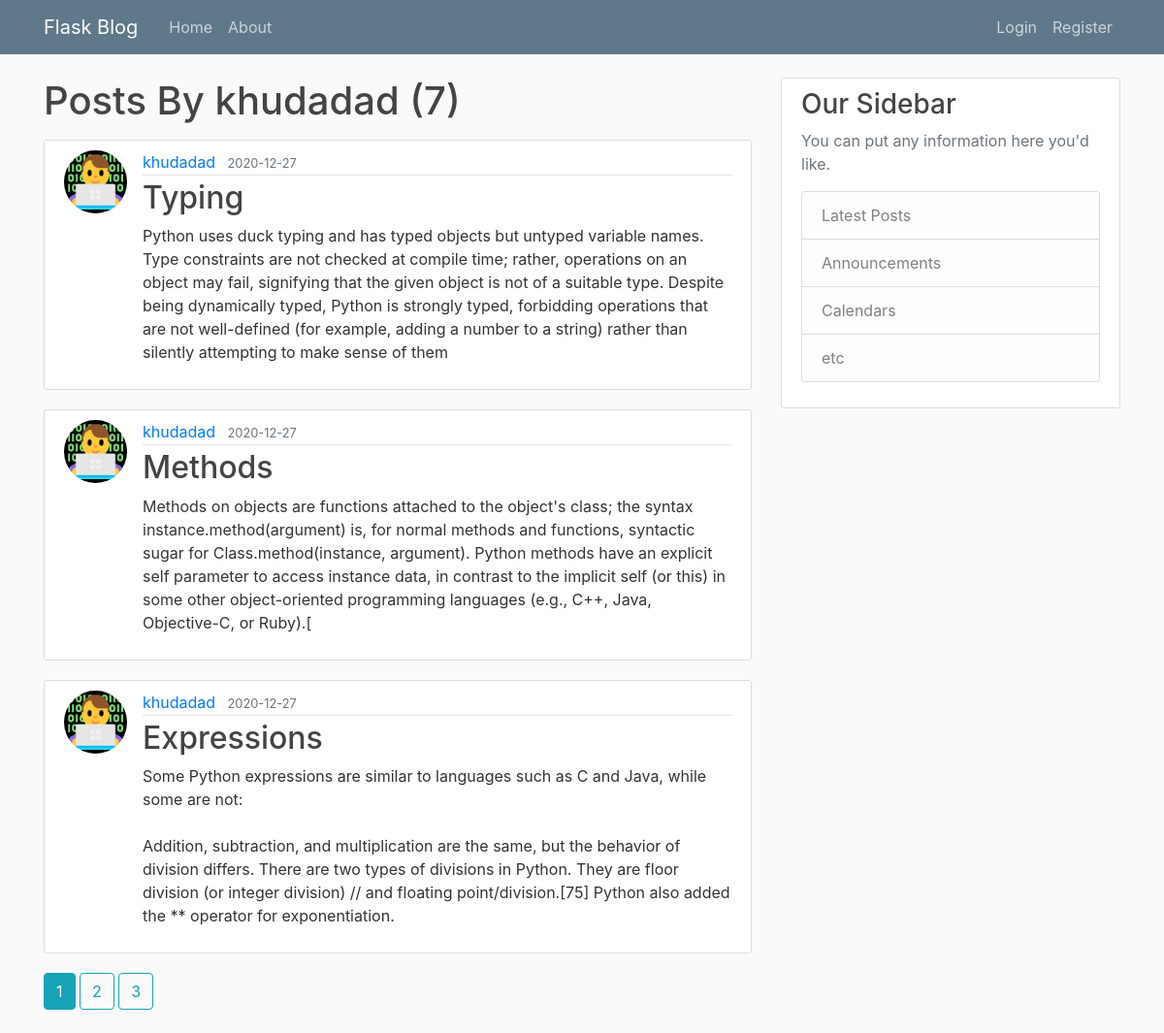
The page /user/khudadad on the database its author committed.
### flaskblog/models.py (models this page shows, shortened)
class User(db.Model, UserMixin):
    id = db.Column(db.Integer, primary_key=True)
    username = db.Column(db.String(20), unique = True, nullable=False)
    email = db.Column(db.String(120), unique = True, nullable=False)
    image_file = db.Column(db.String(60), nullable=False, default="default.jpg")
    password = db.Column(db.String(60), nullable=False)
    posts = db.relationship('Post', backref='author', lazy=True)

class Post(db.Model):
    id = db.Column(db.Integer, primary_key=True)
    title = db.Column(db.String(100), nullable=False)
    date_posted = db.Column(db.DateTime, nullable=False, default=datetime.utcnow)
    content = db.Column(db.Text, nullable=False )
    user_id = db.Column(db.Integer, db.ForeignKey('user.id'), nullable=False)

### flaskblog/users/routes.py (the view)
@users.route("/user/<username>")
def user_posts(username):
    page = request.args.get('page',1,type=int)
    user = User.query.filter_by(username=username).first_or_404()
    posts = Post.query.filter_by(author=user).order_by(Post.date_posted.desc()).paginate(page=page, per_page=3)
    return render_template('user_posts.html', posts = posts,title = username, user=user)

### flaskblog/templates/user_posts.html
{% extends 'layout.html' %}
  {% block content %}
    <h1 class="mb-3">Posts By {{ user.username }} ({{ posts.total }})</h1>
    {% for post in posts.items %}
      <article class="media content-section">
        <img class="rounded-circle article-img" src="{{ url_for('static', filename='profile_pic/' + post.author.image_file) }}">
        <div class="media-body">
          <div class="article-metadata">
            <a class="mr-2" href="{{ url_for('users.user_posts',username=post.author.username) }}">{{ post.author.username }}</a>
            <small class="text-muted">{{ post.date_posted.strftime('%Y-%m-%d') }}</small>
          </div>
          <h2><a class="article-title" href="{{ url_for('posts.post',post_id = post.id) }}">{{ post.title }}</a></h2>
          <p class="article-content">{{ post.content }}</p>
        </div>
      </article>
    {% endfor %}
    {% for page_num in posts.iter_pages(left_edge=1, right_edge=1, left_current=1, right_current=2) %}
      {% if page_num %}
        {% if posts.page == page_num %}
          <a class="btn btn-info mb-4" href="{{ url_for('users.user_posts',username=user.username, page=page_num ) }}">{{ page_num }}</a>
        {% else %}
          <a class="btn btn-outline-info mb-4" href="{{ url_for('users.user_posts',username=user.username, page=page_num ) }}">{{ page_num }}</a>
        {% endif %}
      {% else %}
        ...
      {% endif %}
    {% endfor %}
  {% endblock content %}

### flaskblog/static/main.css (style rules this page uses)
body { background: #fafafa; color: #333333; margin-top: 5rem; }
h1, h2, h3, h4, h5, h6 { color: #444444; }
.content-section { background: #ffffff; padding: 10px 20px; border: 1px solid #dddddd; border-radius: 3px; margin-bottom: 20px; }
.article-title { color: #444444; }
.article-content { white-space: pre-line; }
.article-img { height: 65px; width: 65px; margin-right: 16px; }
.article-metadata { padding-bottom: 1px; margin-bottom: 4px; border-bottom: 1px solid #e3e3e3 }

### rows shown on the page
User: username "khudadad"
Post: image_file (picture), author.username "khudadad", date_posted "2020-12-27", title "Typing", content "Python uses duck typing and has typed objects but untyped variable names. Type constraints are not checked at compile time; rather, operations on an object may fail, signifying that the given object is not of a suitable type. Despite being dynamically typed, Python is strongly typed, forbidding operations that are not well-defined (for example, adding a number to a string) rather than silently attempting to make sense of them"
Post: image_file (picture), author.username "khudadad", date_posted "2020-12-27", title "Methods", content "Methods on objects are functions attached to the object's class; the syntax instance.method(argument) is, for normal methods and functions, syntactic sugar for Class.method(instance, argument). Python methods have an explicit self parameter to access instance data, in contrast to the implicit self (or this) in some other object-oriented programming languages (e.g., C++, Java, Objective-C, or Ruby).["
Post: image_file (picture), author.username "khudadad", date_posted "2020-12-27", title "Expressions", content "Some Python expressions are similar to languages such as C and Java, while some are not: Addition, subtraction, and multiplication are the same, but the behavior of division differs. There are two types of divisions in Python. They are floor division (or integer division) // and floating point/division.[75] Python also added the ** operator for exponentiation."

### other values the page prints
{{ posts.total }} "7"
{{ page_num }} "1"
{{ page_num }} "2" "3"
